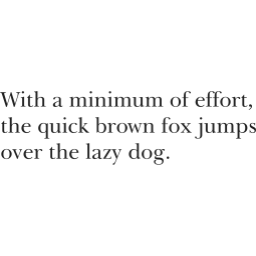
#> input picture research-img-recognition/input_images_train/Ltype1.png, 256 x 256 px; its folder holds only this picture in this run
$ python crop_images.py
#> lines starting #> are read from the running program, lines starting #| are printed output that depends on the picture; after the words box and inside, x2 and y2 are one past the last pixel; in counts of white or black regions, pixels touching at a corner belong together
import cv2
import numpy as np

def crop_text_and_standardize(image_path, target_size=(256, 256)):
    # Load image as grayscale
#> called with target_size = (256, 256)
    img = cv2.imread(image_path, cv2.IMREAD_GRAYSCALE)
#> img is the input picture: shape (256, 256); min 32, max 255, mean 247.6

    # Threshold to binary (text is black)
    _, binary = cv2.threshold(img, 200, 255, cv2.THRESH_BINARY_INV)
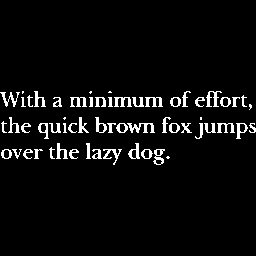
#> binary: shape (256, 256); 5% white in thin lines or dots, all inside (x1, y1, x2, y2) = (0, 91, 256, 165)

    # Find contours of the text regions
    contours, _ = cv2.findContours(binary, cv2.RETR_EXTERNAL, cv2.CHAIN_APPROX_SIMPLE)
#> contours = 59 contours, 18 with area under 20; largest, box (x1, y1, x2, y2) and area: (153, 149, 165, 165) 99, (236, 123, 248, 139) 93, (128, 143, 140, 159) 92, (95, 117, 107, 133) 92, (127, 123, 155, 133) 84

    # If no contours found, return resized original
    if not contours:
        return cv2.resize(img, target_size)

    # Get bounding box around all contours
    x_min = min(cv2.boundingRect(c)[0] for c in contours)
#> x_min = 0
    y_min = min(cv2.boundingRect(c)[1] for c in contours)
#> y_min = 91
    x_max = max(cv2.boundingRect(c)[0] + cv2.boundingRect(c)[2] for c in contours)
#> x_max = 256
    y_max = max(cv2.boundingRect(c)[1] + cv2.boundingRect(c)[3] for c in contours)
#> y_max = 165

    cropped = img[y_min:y_max, x_min:x_max]
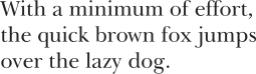
#> cropped: shape (74, 256); min 32, max 255, mean 229.4

    # Compute padding to reach target size while keeping aspect ratio
    h, w = cropped.shape
#> h = 74; w = 256
    scale = min(target_size[0] / h, target_size[1] / w)
#> scale = 1
    new_h, new_w = int(h * scale), int(w * scale)
#> new_h = 74; new_w = 256

    resized = cv2.resize(cropped, (new_w, new_h), interpolation=cv2.INTER_AREA)

    # Create white canvas and paste resized text image centered
    canvas = np.ones(target_size, dtype=np.uint8) * 255
    top = (target_size[0] - new_h) // 2
#> top = 91
    left = (target_size[1] - new_w) // 2
#> left = 0
    canvas[top:top+new_h, left:left+new_w] = resized

    return canvas


from pathlib import Path

this = Path.cwd()
from_dir = this / "input_images_train"
to_dir = this / "input_images_train_cropped"

for dir in from_dir.iterdir():
    cropped = crop_text_and_standardize(dir)
    cv2.imwrite(to_dir / dir.name, cropped)
    print('done with one, moving to', to_dir / dir)

$ run again, on research-img-recognition/input_images_train/Ltype13.png
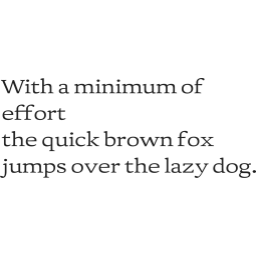
#> input picture research-img-recognition/input_images_train/Ltype13.png, 256 x 256 px
#> in crop_text_and_standardize, img is the input picture: shape (256, 256); min 32, max 255, mean 246.7
#> in crop_text_and_standardize, `_, binary = cv2.threshold(img, 200, 255, cv2.THRESH_BINARY_INV)`:
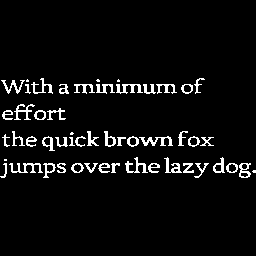
#> binary: shape (256, 256); 5.3% white in thin lines or dots, all inside (x1, y1, x2, y2) = (0, 78, 256, 178)
#> contours = 52 contours, 10 with area under 20; largest, box (x1, y1, x2, y2) and area: (239, 163, 251, 178) 110, (104, 131, 116, 147) 96, (213, 157, 225, 173) 95, (139, 136, 173, 146) 92, (42, 136, 55, 151) 90
#> x_min = 0
#> y_min = 78
#> x_max = 256
#> y_max = 178
#> in crop_text_and_standardize, `cropped = img[y_min:y_max, x_min:x_max]`:
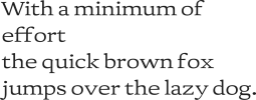
#> cropped: shape (100, 256); min 32, max 255, mean 233.7

$ run again, on research-img-recognition/input_images_train/Ltype14.png
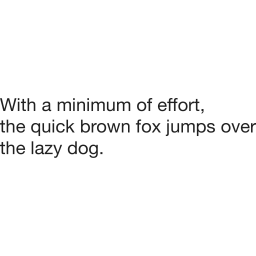
#> input picture research-img-recognition/input_images_train/Ltype14.png, 256 x 256 px
#> in crop_text_and_standardize, img is the input picture: shape (256, 256); min 32, max 255, mean 248.3
#> in crop_text_and_standardize, `_, binary = cv2.threshold(img, 200, 255, cv2.THRESH_BINARY_INV)`:
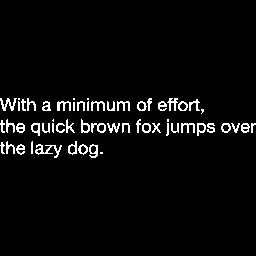
#> binary: shape (256, 256); 4% white in thin lines or dots, all inside (x1, y1, x2, y2) = (0, 98, 256, 158)
#> contours = 57 contours, 18 with area under 20; largest, box (x1, y1, x2, y2) and area: (35, 144, 62, 158) 80, (91, 123, 106, 133) 78, (89, 144, 98, 158) 74, (81, 119, 90, 133) 71, (68, 141, 77, 155) 70
#> x_min = 0
#> y_min = 98
#> x_max = 256
#> y_max = 158
#> in crop_text_and_standardize, `cropped = img[y_min:y_max, x_min:x_max]`:
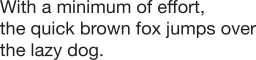
#> cropped: shape (60, 256); min 32, max 255, mean 226.3

$ run again, on research-img-recognition/input_images_train/Ltype10.png
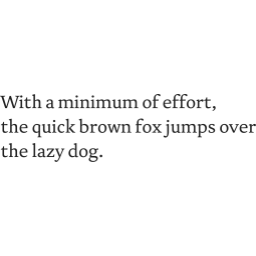
#> input picture research-img-recognition/input_images_train/Ltype10.png, 256 x 256 px
#> in crop_text_and_standardize, img is the input picture: shape (256, 256); min 32, max 255, mean 248.5
#> in crop_text_and_standardize, `_, binary = cv2.threshold(img, 200, 255, cv2.THRESH_BINARY_INV)`:
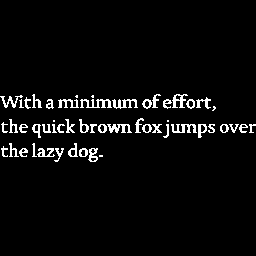
#> binary: shape (256, 256); 4.3% white in thin lines or dots, all inside (x1, y1, x2, y2) = (0, 94, 256, 162)
#> contours = 52 contours, 18 with area under 20; largest, box (x1, y1, x2, y2) and area: (172, 94, 188, 108) 87, (80, 99, 112, 108) 82, (107, 124, 132, 133) 80, (88, 148, 98, 162) 79, (112, 99, 138, 109) 76
#> x_min = 0
#> y_min = 94
#> x_max = 256
#> y_max = 162
#> in crop_text_and_standardize, `cropped = img[y_min:y_max, x_min:x_max]`:
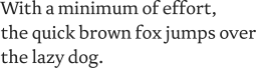
#> cropped: shape (68, 256); min 32, max 255, mean 230.5
